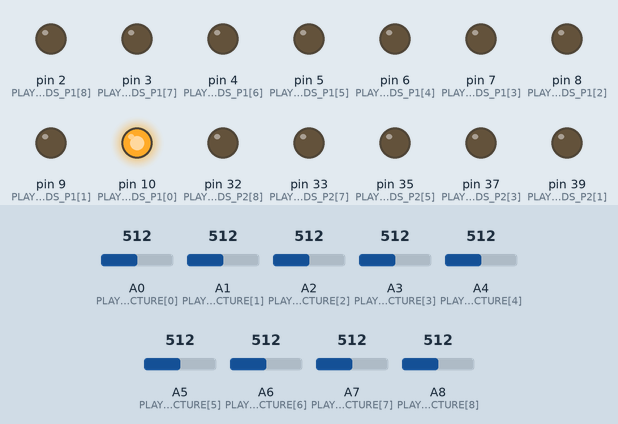
Recording of a sketch running on a simulated Arduino Mega 2560, built with avr-gcc and run on an emulated ATmega2560. On the bench: output pins drawn as LEDs (lit = HIGH). The inputs (shaded band) are chosen by the test bench; at power-on: A0 (PLAYGROUND_LECTURE[0]) = 512, A1 (PLAYGROUND_LECTURE[1]) = 512, A2 (PLAYGROUND_LECTURE[2]) = 512, A3 (PLAYGROUND_LECTURE[3]) = 512, A4 (PLAYGROUND_LECTURE[4]) = 512, A5 (PLAYGROUND_LECTURE[5]) = 512, A6 (PLAYGROUND_LECTURE[6]) = 512, A7 (PLAYGROUND_LECTURE[7]) = 512, A8 (PLAYGROUND_LECTURE[8]) = 512. What the sketch prints to the serial monitor is not drawn.

Above: at 0.01 s.
At 4.3 s:
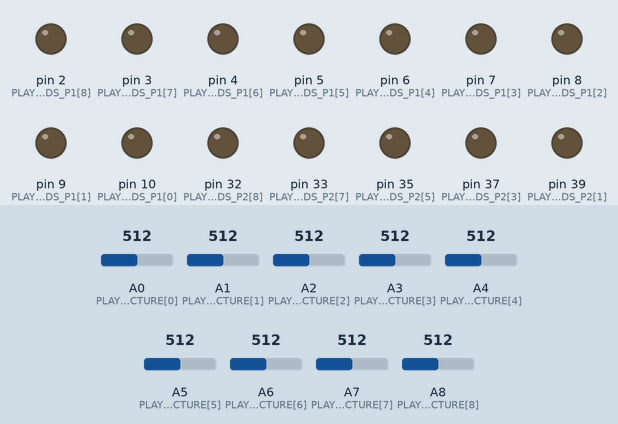
4.4 s: A0 (PLAYGROUND_LECTURE[0]) set to 836
At 4.74 s:
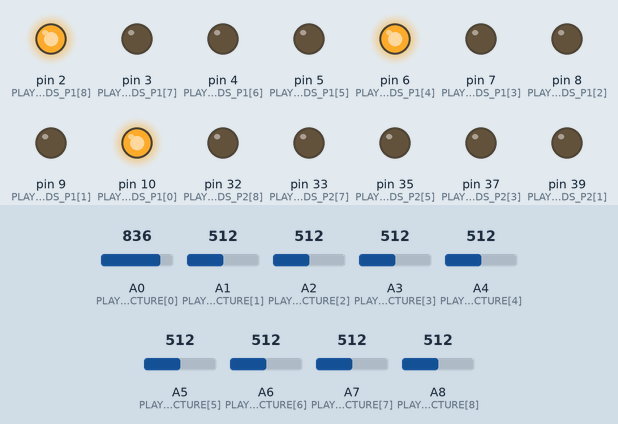
8.9 s: A0 (PLAYGROUND_LECTURE[0]) set to 865
13.4 s: A1 (PLAYGROUND_LECTURE[1]) set to 833
22.2 s: A1 (PLAYGROUND_LECTURE[1]) set to 864
31.0 s: A2 (PLAYGROUND_LECTURE[2]) set to 837
39.8 s: A2 (PLAYGROUND_LECTURE[2]) set to 864
Timing chart, 0 to 49.6 s (numbered marks = the images above; inputs shaded):
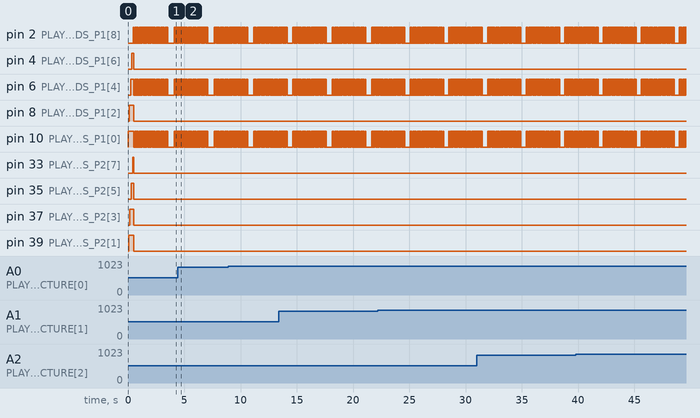

Measured:
- by itself, pin 2 (PLAYGROUND_LEDS_P1[8]), pin 6 (PLAYGROUND_LEDS_P1[4]), pin 10 (PLAYGROUND_LEDS_P1[0]): repeats every 3.4 s: HIGH 0.05 s, LOW 0.42 s, 29 × (HIGH 0.05 s, LOW 0.05 s)

The sketch:

sketch.ino
```cpp
// (licence header left out)
#define PLAYGROUND_SIZE 9   // 3x3

/*
 * We first create some custom types so we don't have to write
 * signed int every time. Just `cell` or `player` is enough and makes
 * the code way more readable from someone who doesn't know what the function or
 * the variable is supposed to do.
 *
 * Per prima cosa creiamo alcuni tipi personalizzati, in questo modo
 * non abbiamo bisogno di scrivere signed int ogni volta. `cell` o `player` sono sufficienti e
 * rendono il codice molto più leggibile da qualcuno che non conosce l'utilizzo di una funzione
 * o di una variabile.
*/
typedef signed int cell;
typedef signed int player;

/*
 * Here we declare some constants. In memory, every player is saved as -1, 1 or 0.
 * With the aim to make the code more readable, in this code we are using constants like
 * PLAYER_ONE, PLAYER_TWO or NO_PLAYER.
 *
 * Dichiariamo alcune costanti. In memoria, ogni giocatore è salvato come -1, 1 o 0.
 * Per rendere il codice più leggibile, in questo codice useremo costanti come
 * PLAYER_ONE, PLAYER_TWO o NO_PLAYER
*/
const cell PLAYER_ONE = -1;
const cell PLAYER_TWO = 1;
const cell NO_PLAYER = 0;

class TicTacToe {
private:
  /*
   * We first need to create and initialize the playground to empty.
   * Every single move will be saved in this array.
   * This is private, it means that only the functions from this class
   * will be able to read and write on it.
   *
   * Per prima cosa abbiamo bisogno di creare e inizializzare il campo di gioco come vuoto.
   * In questo array saranno salvate le mosse di ogni giocatore.
   * L'array è privato, il che significa che solo le funzioni in questa classe
   * saranno in grado di accedere ad esso.
  */
  cell playground[PLAYGROUND_SIZE] = {
    NO_PLAYER, NO_PLAYER, NO_PLAYER,
    NO_PLAYER, NO_PLAYER, NO_PLAYER,
    NO_PLAYER, NO_PLAYER, NO_PLAYER
  };

  /*
   * In this integer we memorize the total number of moves in the current game.
   *
   * In questo intero memorizziamo il numero totale di mosse nel gioco corrente.
  */
  int moves = 0;
public:
  TicTacToe(int size) {

  }
  /*
   * All the combinations (which are 8) are hardcoded in this double-sized array.
   * Those integers are a playground[] indexes used by a bunch of function.
   * This is used by win_animation() function, so this is the reason why
   * this is public and not private.
   *
   * Tutte le combinazioni (che sono 8) sono hardcodate in questo doppio array.
   * Questi interi sono degli indici per l'array playground[] usati da alcune funzioni.
   * Questo array viene usato dalla funzione win_animation(), ed è questo il motivo per cui
   * è stato dichiarato come pubblico e non privato.
  */
  int COMBINATIONS[8][3] = {
    // Rows
    {0, 1, 2},
    {3, 4, 5},
    {6, 7, 8},

    // Columns
    {0, 3, 6},
    {1, 4, 7},
    {2, 5, 8},

    // Diagonals
    {0, 4, 8},
    {2, 4, 6}
  };

  /*
   * Check whether or not someone won the game.
   * This should be called from one move and the following one.
   *
   * Controlla se qualcuno ha vinto il gioco.
   * Questa funzione dovrebbe essere chiamata tra una mossa e l'altra.
  */
  player check_tris() {
    for (int i = 0; i < 8; i++) {
    int* combinations = COMBINATIONS[i];

    // Sum up all the combinations
    // Somma tutte le combinazioni
    int sum = 0;
    for (size_t i = 0; i < 3; i++) {
      sum += playground[combinations[i]];
    }

    switch (sum) {
      case -3:
        // Player one won, return it
        // Player uno ha vinto, ritornalo
        return PLAYER_ONE;
        break;
      case 3:
        // Player two won, return it
        // Player due ha vinto, ritornalo
        return PLAYER_TWO;
        break;
      }
    }

    // Nobody won. Return NO_PLAYER which is 0
    // Nessuno ha vinto. Ritorna NO_PLAYER che vale 0
    return NO_PLAYER;
  }

  /*
   * Check whether or not the game terminated in parity
   *
   * Controlla se il gioco è terminato in parità
  */
  bool check_parity() {
    if (moves == 9 && check_tris() == NO_PLAYER) {
      return true;
    }

    return false;
  }

  /*
   * Check whether or not the desired move is valid.
   * Should be called before adding the move in memory
   *
   * Controlla se la mossa desiderata è valida o no.
   * Questa funzione dovrebbe essere chiamata prima di aggiungere la mossa
   * in memoria
  */
  bool is_valid_move(int pos) {
    // Check if the required position is already taken or not
    signed int current = playground[pos];
    return (current == NO_PLAYER);
  }

  /*
   * Add the actual move in memory.
   * Please, call check_tris() and THEN add_move()
   *
   * Aggiungi la mossa in memoria.
   * Per favore, chiama check_tris() e DOPO add_move()
  */
  void add_move(int pos, player player) {
    moves++;
    playground[pos] = player;
  }

   /*
   * When someone wins, we need to summon an animation.
   * This function is used to obtain the winner combination.
   * Note that this function should be called only when there is a winner,
   * otherwise it will return 0 causing a bug
   *
   * Quando qualcuno vince, dobbiamo mostrare un'animazione.
   * Questa funzione è usata per ottenere la combinazione vincente.
   * Nota che questa funzione dovrebbe essere chiamata solamente quando c'è un vincitore,
   * altrimenti ritornerà zero cusando un bug
  */
  int get_winner_combination() {
    for (int i = 0; i < 8; i++) {
      int* combinations = COMBINATIONS[i];

      // Sum up all the combinations
      int sum = 0;
      for (size_t i = 0; i < 3; i++) {
        sum += playground[combinations[i]];
      }

      if (sum == 3 || sum == -3) {
        return i;
      }
    }

    return 0;
  }

  ~TicTacToe() {

  }
};

/*
 * The first player is the PLAYER_ONE
 *
 * Il primo giocatore è il PLAYER_ONE
*/
player current_player = PLAYER_ONE;
TicTacToe tris(9);

/*
 * This function returns the opposite of the current player.
 *
 * Questa funzione ritorna l'opposto del giocatore corrente.
*/
player exchange_player(cell player) {
  switch (player) {
    case PLAYER_ONE:
      return PLAYER_TWO;
      break;
    case PLAYER_TWO:
      return PLAYER_ONE;
      break;
  }
}

/*
 * We found that the ideal value is 850
 *
 * Abbiamo scoperto che la soglia ideale è di 850
*/
const int threshold = 850;


/*
 * We declare the PINs for the first player. (RED)
 *
 * Dichiariamo i PIN per il primo giocatore. (ROSSO)
*/
const int PLAYGROUND_LEDS_P1[PLAYGROUND_SIZE] = {
  10, 9, 8,
  7, 6, 5,
  4, 3, 2
};

/*
 * We declare the PINs for the second player. (BLUE)
 *
 * Dichiariamo i PIN per il secondo giocatore. (BLU)
*/
const int PLAYGROUND_LEDS_P2[PLAYGROUND_SIZE] = {
  40, 39, 38,
  37, 36, 35,
  34, 33, 32
};

/*
 * We declare the analog pins which will be used to detect whether or not
 * someone wants to add a move.
 *
 * Dichiariamo i pin analogici che verranno usati per rilevare se
 * qualcuno vuole aggiungere una mossa.
*/
const int PLAYGROUND_LECTURE[PLAYGROUND_SIZE] = {
  A0, A1, A2,
  A3, A4, A5,
  A6, A7, A8
};

/*
 * I created this function so I can turn on/off every single LED I need without
 * messing the code too much with digitalWrite()s
 *
 * Ho creato questa funzione per poter accendere o spegnere i led più facilmente
 * senza sporcare troppo il codice con tanti digitalWrite()
*/
void set_led(int pos, player player, bool s) {
  switch (player) {
    case PLAYER_ONE:
      digitalWrite(PLAYGROUND_LEDS_P1[pos], s);
      break;
    case PLAYER_TWO:
      digitalWrite(PLAYGROUND_LEDS_P2[pos], s);
      break;
  }
}

/*
 * Light up all the leds from a specific player in one time.
 *
 * Accendi tutti i led di un giocatore specifico in una volta sola.
*/
void set_led_all(int player, bool s) {
  for (size_t led = 0; led < PLAYGROUND_SIZE; led++) {
    set_led(led, player, s);
  }
}


/*
 * Shows a winning animation using LEDs
 *
 * Mostra un'animazione di vittoria usando i LED
*/
void win_animation(player player) {
  set_led_all(PLAYER_ONE, LOW);
  set_led_all(PLAYER_TWO, LOW);
  int winner_combination_index = tris.get_winner_combination();
  Serial.print("win_animation() winner_combination_index = ");
  Serial.println(winner_combination_index);
  // Could be done in a better way using pointers
  // Potrebbe essere fatto in un modo migliore usando i puntatori
  int winner_combination[3] = {};

  for (int i = 0; i < 3; i++) {
    winner_combination[i] = tris.COMBINATIONS[winner_combination_index][i];
  }

  // TEST
  for (int k = 0; k < 30; k++) {
    // Turn the led on and then off, and then on, and the off..
    Serial.print("win_animation() turning LEDs ON");
    for (int i = 0; i < 3; i++) {
      set_led(winner_combination[i], player, HIGH);
    }
    delay(50);
    Serial.print("win_animation() turning LEDs OFF");
    for (int i = 0; i < 3; i++) {
      set_led(winner_combination[i], player, LOW);
    }
    delay(50);
  }
}

/* Nobody won, the game finished with a parity
 * Show an animation
 *
 * Nessuno ha vinto, il gioco è finito in parità.
 * Mostra un'animazione
*/
void parity_animation() {
  for (int i = 0; i < 10; i++) {
    Serial.print("parity_animation() turning LEDs OFF");
    set_led_all(PLAYER_ONE, LOW);
    set_led_all(PLAYER_TWO, LOW);
    delay(50);
    Serial.print("parity_animation() turning LEDs ON");
    set_led_all(PLAYER_ONE, HIGH);
    set_led_all(PLAYER_TWO, HIGH);
    delay(50);
  }
}

/* We first need to set the PINs to OUTPUT and INPUT
 * I am using a for loop so I don't have to write 30 lines of code.
 *
 * Per prima cosa abbiamo bisogno di impostare i PIN in OUTPUT ed INPUT
 * Sto usando un ciclo for così non ho bisogno di scrivere 30 righe di codice.
*/
void setup() {
  for (int i = 0; i < PLAYGROUND_SIZE; i++) {
    pinMode(PLAYGROUND_LEDS_P1[i], OUTPUT);
    pinMode(PLAYGROUND_LEDS_P2[i], OUTPUT);
    pinMode(PLAYGROUND_LECTURE[i], INPUT);
  }

  /*
   * Serial is being used to log some useful information
   * when we are debugging the code.
   * This helps a lot since arduino IDE doesn't have a builtin debugger
   *
   * La console seriale verrà usata per mostrare alcune informazioni utili
   * quando dobbiamo debuggare il codice.
   * Questo aiuta molto visto che l'IDE di arduino non ha un debugger
  */
  Serial.begin(9600);
}

void loop() {
  // Read all the analog values
  // Leggi tutti i valori analogici
  for (int pos = 0; pos < PLAYGROUND_SIZE; pos++) {
  	int current_pin = PLAYGROUND_LECTURE[pos];
  	int value = analogRead(current_pin);
  	/*Serial.print("Lecture for ");
  	Serial.print(pos);
  	Serial.print(": ");
  	Serial.println(value);*/
  	if (value <= threshold) {
  		Serial.print("Pin ");
  		Serial.print(pos);
  		Serial.print(" seems to be pressed ");
  		if (tris.is_valid_move(pos)) {
  			Serial.println("and the move seems to be valid");
  			// Someone wants to add a move and the move is valid.
        // Qualcuno vuole aggiungere una mossa, ed essa è valida
  			tris.add_move(pos, current_player);
  			// Now we can turn the led ON
        // Ora possiamo accendere il LED
  			set_led(pos, current_player, HIGH);
  			// Now that someone added a move, we have to switch to another player
        // Ora che qualcuno ha aggiunto una mossa, dobbiamo passare all'altro giocatore
  			current_player = exchange_player(current_player);
  		} else {
        // Move not valid. It means that in the box there is already a move. Ignore it
        // Mossa non valida. Significa che nella casella c'è già una mossa. Ignoriamola
  			Serial.println("but the move is not valid");
  		}
  	}
  }

  // Check if someone has won
  // Controlla se qualcuno ha vinto
  player winner = tris.check_tris();
  if (winner != NO_PLAYER) {
    // Someone won, display win animation
    // Qualcuno ha vinto, mostra l'animazione di vittoria
    Serial.println("Someone won the game!");
    win_animation(winner);
  }
  else if (tris.check_parity()) {
    // Parity, display parity animation
    // Parità, mostra l'animazione di pareggio
    Serial.println("The game ended with parity");
    parity_animation();
  }
}
```
